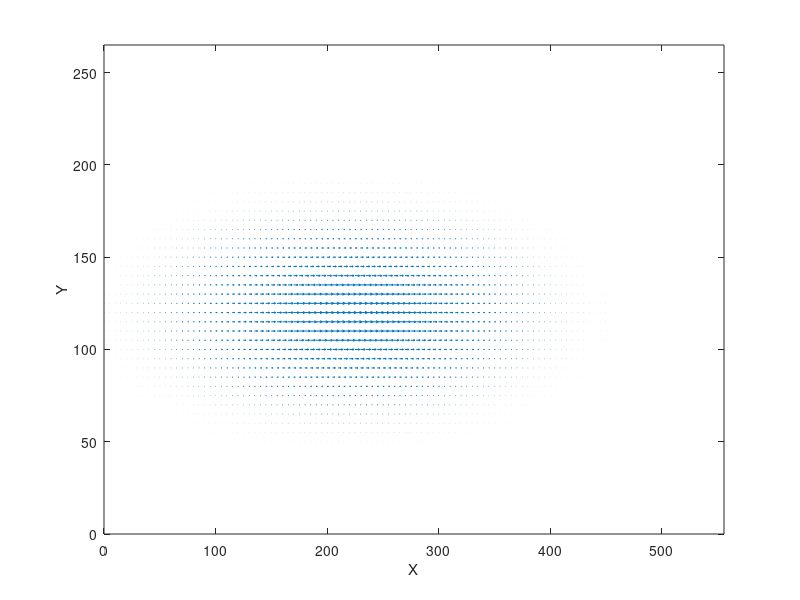

Here is the MATLAB script that generated this plot:
clear all; close all; clc;

xMin      =  0;   xMax      = 556;
yMin      =  0;   yMax      = 265;

grid_size = 5;

[X,Y] = meshgrid([xMin:grid_size:xMax],[yMin:grid_size:yMax]);

% Z = 7*exp(-0.001*(0.2*((X-220).^2) + 2*((Y-120).^2) - 0*(X-220).*(Y-120))); % Filename: winddata_map
Z = 12*exp(-0.001*(0.1*((X-220).^2) + 1*((Y-120).^2) - 0*(X-220).*(Y-120))); % Filename: winddata_map
% Z = 8*exp(-0.001*(0.2*((X-220).^2) + 2*((Y-140).^2) - 0*(X-220).*(Y-140))); % Filename: winddata_map2
% Z = 10*exp(-0.001*(0.2*((X-220).^2) + 2*((Y-120).^2) - 0*(X-220).*(Y-120))); % Filename: winddata_map2
[Vwx,Vwy] = gradient(Z);
Vwx = Z;
Vwy = zeros(size(Z));

figure;
% surf(X,Y,Z);
% pcolor(X,Y,Z);
hold on
quiver(X,Y,Vwx,Vwy);
xlabel('X');
ylabel('Y');
xlim([xMin xMax]);
ylim([yMin yMax]);
box on

winddata.X = X;
winddata.Y = Y;
winddata.Wx = Vwx;
winddata.Wy = Vwy;

save('winddata_map','winddata');